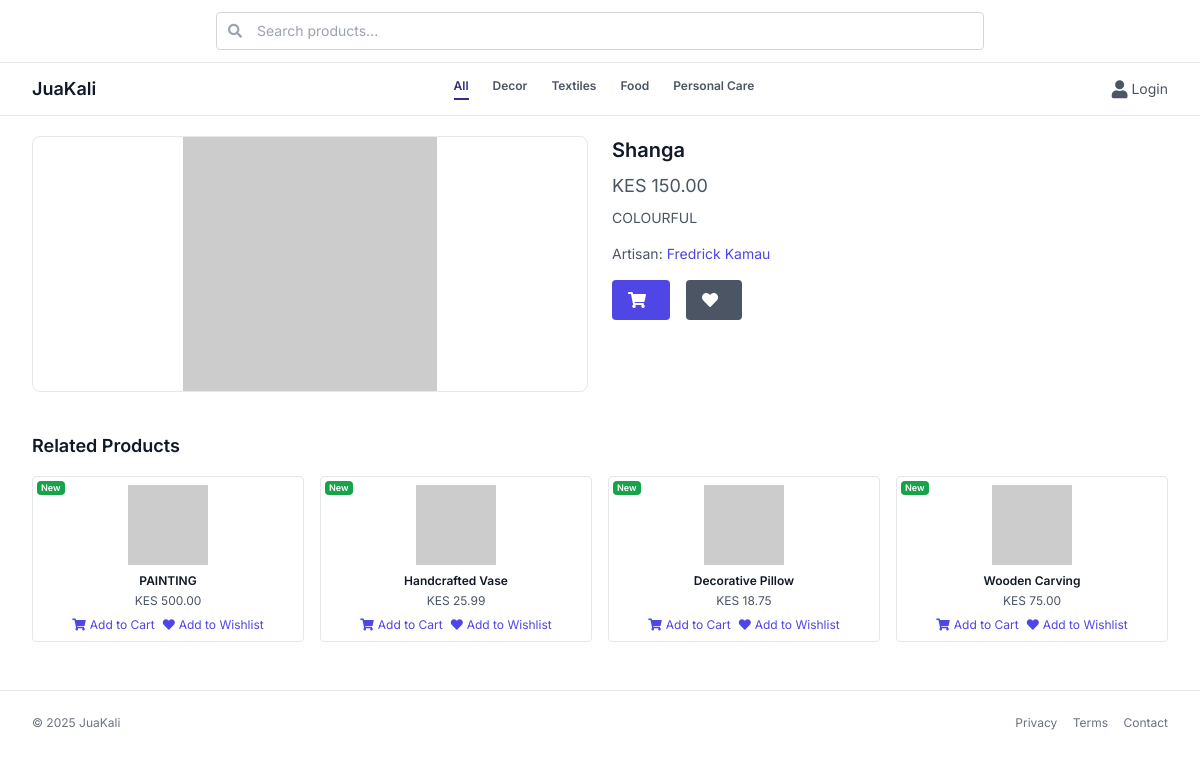
Screenshot of /product_details.php?id=1 with the database file from the repository.
### tables this page shows
CREATE TABLE `products` (
  `id` int(11) NOT NULL,
  `name` varchar(100) NOT NULL,
  `description` text DEFAULT NULL,
  `price` decimal(10,2) NOT NULL,
  `image_url` varchar(255) DEFAULT NULL,
  `artisan_id` int(11) DEFAULT NULL,
  `status` enum('Pending','Approved') DEFAULT 'Pending',
  `created_at` timestamp NOT NULL DEFAULT current_timestamp(),
  `is_featured` tinyint(1) DEFAULT 0,
  `category` varchar(50) DEFAULT NULL,
  `quantity` int(11) DEFAULT 10
);

CREATE TABLE `artisans` (
  `id` int(11) NOT NULL,
  `name` varchar(100) NOT NULL,
  `bio` text DEFAULT NULL,
  `location` varchar(100) DEFAULT NULL,
  `created_at` timestamp NOT NULL DEFAULT current_timestamp(),
  `image_url` varchar(255) DEFAULT NULL,
  `average_rating` decimal(3,2) DEFAULT 0.00,
  `user_id` int(11) DEFAULT NULL,
  `is_featured` tinyint(1) DEFAULT 0
);

### product_details.php (the view, shortened to what this page needs)
<?php
require_once 'functions.php';
$is_logged_in = isset($_SESSION['user_id']);
$product_id = (int)$_GET['id'];
$stmt = $pdo->prepare("SELECT p.*, a.id AS artisan_id, a.name AS artisan_name
                        FROM products p
                        JOIN artisans a ON p.artisan_id = a.id
                        WHERE p.id = ? AND p.status = 'Approved'");
$stmt->execute([$product_id]);
$product = $stmt->fetch(PDO::FETCH_ASSOC);
$category = $product['category'];
$stmt = $pdo->prepare("SELECT * FROM products
                        WHERE category = ? AND id != ? AND status = 'Approved'
                        LIMIT 4");
$stmt->execute([$category, $product_id]);
$related_products = $stmt->fetchAll(PDO::FETCH_ASSOC);
?>
<!DOCTYPE html>
<html lang="en">
<head>
    <script src="https://cdn.tailwindcss.com"></script>
    <link href="https://cdnjs.cloudflare.com/ajax/libs/font-awesome/5.15.3/css/all.min.css" rel="stylesheet">
</head>
<body class="bg-white text-gray-900">
    <header class="fixed top-0 left-0 right-0 bg-white border-b border-gray-200 z-50">
        <div class="max-w-7xl mx-auto flex items-center justify-center py-3 px-4 sm:px-6 lg:px-8 border-b border-gray-200">
            <form aria-label="Search products" class="w-full max-w-3xl" role="search" action="products.php" method="GET">
                <div class="relative text-gray-600 focus-within:text-gray-900">
                    <input aria-describedby="search-desc" class="block w-full rounded border border-gray-300 py-2 pl-10 pr-4 text-sm placeholder-gray-400 focus:border-indigo-600 focus:outline-none focus:ring-1 focus:ring-indigo-600" id="search-input" name="search" placeholder="Search products..." type="search">
                    <div class="absolute inset-y-0 left-0 flex items-center pl-3 pointer-events-none">
                    </div>
                </div>
            </form>
        </div>
        <div class="max-w-7xl mx-auto flex items-center justify-between py-3 px-4 sm:px-6 lg:px-8">
            <div class="text-lg font-semibold truncate flex-shrink-0">
                JuaKali
            </div>
            <nav class="hidden sm:flex flex-wrap gap-6 text-xs font-semibold text-gray-600 justify-center flex-1 px-6">
                <a class="text-indigo-900 border-b-2 border-indigo-900 pb-1" href="index.php">All</a>
                <a class="hover:text-indigo-900" href="index.php?category=Decor">Decor</a>
                <a class="hover:text-indigo-900" href="index.php?category=Textiles">Textiles</a>
                <a class="hover:text-indigo-900" href="index.php?category=Food">Food</a>
                <a class="hover:text-indigo-900" href="index.php?category=Personal Care">Personal Care</a>
            </nav>
            <div class="hidden sm:flex items-center space-x-6 flex-shrink-0 text-gray-600 text-sm">
                <?php if ($is_logged_in): ?>
                    <a href="index-after-login.php" aria-label="Home" class="flex items-center space-x-1 hover:text-indigo-900 focus:outline-none">
                    <i class="fas fa-home text-lg"></i>
                    <span></span>
                </a>
                <a href="products.php" aria-label="Store" class="flex items-center space-x-1 hover:text-indigo-900 focus:outline-none">
                    <i class="fas fa-store text-lg"></i>
                    <span></span>
                </a>
                <a href="cart.php" aria-label="Cart" class="flex items-center space-x-1 hover:text-indigo-900 focus:outline-none">
                    <i class="fas fa-shopping-cart text-lg"></i>
                    <span></span>
                </a>
                 <div class="relative group">
    <a href="#" aria-label="Account" class="flex items-center space-x-1 hover:text-indigo-900 focus:outline-none rounded-md px-2 py-1" id="account-dropdown-toggle">
        <i class="fas fa-user text-lg"></i>
        <span></span>
    </a>
    <div id="account-dropdown-menu" class="absolute right-0 mt-2 w-48 bg-white border border-gray-200 rounded-md shadow-lg py-1 z-10 hidden group-hover:block">
        <a href="account.php" class="block px-4 py-2 text-gray-800 hover:bg-gray-100">Profile</a>
        <a href="logout.php" class="block px-4 py-2 text-red-600 hover:bg-red-50">Logout</a>
    </div>
</div>
                <?php else: ?>
                    <a href="login.php" aria-label="Login" class="flex items-center space-x-1 hover:text-indigo-900 focus:outline-none">
                        <i class="fas fa-user text-lg"></i>
                        <span>Login</span>
                    </a>
                <?php endif; ?>
            </div>
        </div>
    </header>
    <main class="max-w-7xl mx-auto px-4 sm:px-6 lg:px-8 py-6">
        <div class="flex flex-col sm:flex-row gap-6">
            <div class="w-full sm:w-1/2">
                <img alt="<?php echo htmlspecialchars($product['name']); ?>" class="w-full h-64 object-contain rounded-lg border border-gray-200" src="https://placehold.co/400x400/E0E7FF/4338CA?text=<?php echo urlencode($product['name']); ?>">
            </div>
            <div class="w-full sm:w-1/2">
                <h1 class="text-xl font-semibold text-gray-900 mb-2"><?php echo htmlspecialchars($product['name']); ?></h1>
                <p class="text-lg text-gray-600 mb-2">KES <?php echo number_format($product['price'], 2); ?></p>
                <p class="text-sm text-gray-600 mb-4"><?php echo htmlspecialchars($product['description'] ?? 'No description available.'); ?></p>
                <p class="text-sm text-gray-600 mb-4">
                    Artisan: <a href="artisan_profile.php?id=<?php echo $product['artisan_id']; ?>" class="text-indigo-600 hover:text-indigo-900"><?php echo htmlspecialchars($product['artisan_name']); ?></a>
                </p>
                <div class="flex space-x-4">
                    <?php if ($is_logged_in): ?>
                        <a href="cart.php?action=add&product_id=<?php echo $product['id']; ?>" class="bg-indigo-600 text-white px-4 py-2 rounded hover:bg-indigo-700">
                            <i class="fas fa-shopping-cart mr-2"></i>
                        </a>
                        <a href="wishlist.php?action=add&product_id=<?php echo $product['id']; ?>" class="bg-gray-600 text-white px-4 py-2 rounded hover:bg-gray-700">
                            <i class="fas fa-heart mr-2"></i>
                        </a>
                    <?php else: ?>
                        <a href="login.php?redirect=cart&product_id=<?php echo $product['id']; ?>" class="bg-indigo-600 text-white px-4 py-2 rounded hover:bg-indigo-700">
                            <i class="fas fa-shopping-cart mr-2"></i>
                        </a>
                        <a href="login.php?redirect=wishlist&product_id=<?php echo $product['id']; ?>" class="bg-gray-600 text-white px-4 py-2 rounded hover:bg-gray-700">
                            <i class="fas fa-heart mr-2"></i>
                        </a>
                    <?php endif; ?>
                </div>
            </div>
        </div>
        <?php if (!empty($related_products)): ?>
            <section class="mt-10">
                <h2 class="text-lg font-semibold text-gray-900 mb-4">Related Products</h2>
                <div class="grid grid-cols-2 sm:grid-cols-3 md:grid-cols-4 gap-4">
                    <?php foreach ($related_products as $related_product): ?>
                        <div class="product-card border border-gray-200 rounded p-2 relative flex flex-col items-center" onclick="window.location.href='product_details.php?id=<?php echo $related_product['id']; ?>'">
                            <?php
                            $badge = '';
                            $badge_class = '';
                            $quantity = isset($related_product['quantity']) ? (int)$related_product['quantity'] : 0;
                            $created_at = isset($related_product['created_at']) ? strtotime($related_product['created_at']) : time();
                            $price = isset($related_product['price']) ? (float)$related_product['price'] : 0;
                            if ($quantity <= 0) {
                                $badge = 'Sold Out';
                                $badge_class = 'bg-red-600 text-white';
                            } elseif ($created_at > strtotime('-7 days')) {
                                $badge = 'New';
                                $badge_class = 'bg-green-600 text-white';
                            } elseif ($price < 50) {
                                $badge = 'Sale';
                                $badge_class = 'bg-indigo-700 text-white';
                            } else {
                                $badge = 'Hot';
                                $badge_class = 'bg-yellow-400 text-gray-900';
                            }
                            ?>
                            <span class="absolute top-1 left-1 <?php echo $badge_class; ?> text-[9px] font-semibold px-1 rounded z-10">
                                <?php echo $badge; ?>
                            </span>
                            <img alt="<?php echo htmlspecialchars($related_product['name']); ?>" class="mb-2 w-20 h-20 object-contain" src="https://placehold.co/80x80/E0E7FF/4338CA?text=<?php echo urlencode($related_product['name']); ?>">
                            <div class="text-xs font-semibold text-gray-900 mb-1 text-center truncate w-full">
                                <?php echo htmlspecialchars($related_product['name']); ?>
                            </div>
                            <div class="text-xs text-gray-600 text-center w-full">
                                KES <?php echo number_format($related_product['price'], 2); ?>
                            </div>
                            <div class="mt-2 flex space-x-2">
                                <?php if ($is_logged_in): ?>
                                    <a href="cart.php?action=add&product_id=<?php echo $related_product['id']; ?>" class="text-indigo-600 hover:text-indigo-900 text-xs"><i class="fas fa-shopping-cart mr-1"></i>Add to Cart</a>
                                    <a href="wishlist.php?action=add&product_id=<?php echo $related_product['id']; ?>" class="text-indigo-600 hover:text-indigo-900 text-xs"><i class="fas fa-heart mr-1"></i>Add to Wishlist</a>
                                <?php else: ?>
                                    <a href="login.php?redirect=cart&product_id=<?php echo $related_product['id']; ?>" class="text-indigo-600 hover:text-indigo-900 text-xs"><i class="fas fa-shopping-cart mr-1"></i>Add to Cart</a>
                                    <a href="login.php?redirect=wishlist&product_id=<?php echo $related_product['id']; ?>" class="text-indigo-600 hover:text-indigo-900 text-xs"><i class="fas fa-heart mr-1"></i>Add to Wishlist</a>
                                <?php endif; ?>
                            </div>
                        </div>
                    <?php endforeach; ?>
                </div>
            </section>
        <?php endif; ?>
    </main>
    <footer class="max-w-7xl mx-auto px-4 py-6 border-t border-gray-200 text-xs text-gray-500 sm:px-6 lg:px-8 mt-6">
        <div class="flex flex-col sm:flex-row justify-between items-center space-y-2 sm:space-y-0">
            <div class="truncate">
                © <?php echo date("Y"); ?> JuaKali
            </div>
            <div class="space-x-3">
                <a class="hover:text-indigo-900" href="privacy.php">Privacy</a>
                <a class="hover:text-indigo-900" href="terms.php">Terms</a>
                <a class="hover:text-indigo-900" href="contact.php">Contact</a>
            </div>
        </div>
    </footer>
</body>
</html>

### product_details.php (style rules this page uses)
body { font-family: 'Inter', sans-serif; padding-top: 112px; padding-bottom: 56px; }

### rows the page displays
products: name "Shanga", price "150.00", description "COLOURFUL", artisan.name "Fredrick Kamau"
products: badge "New", name "PAINTING", price "500.00"
products: badge "New", name "Handcrafted Vase", price "25.99"
products: badge "New", name "Decorative Pillow", price "18.75"
products: badge "New", name "Wooden Carving", price "75.00"
